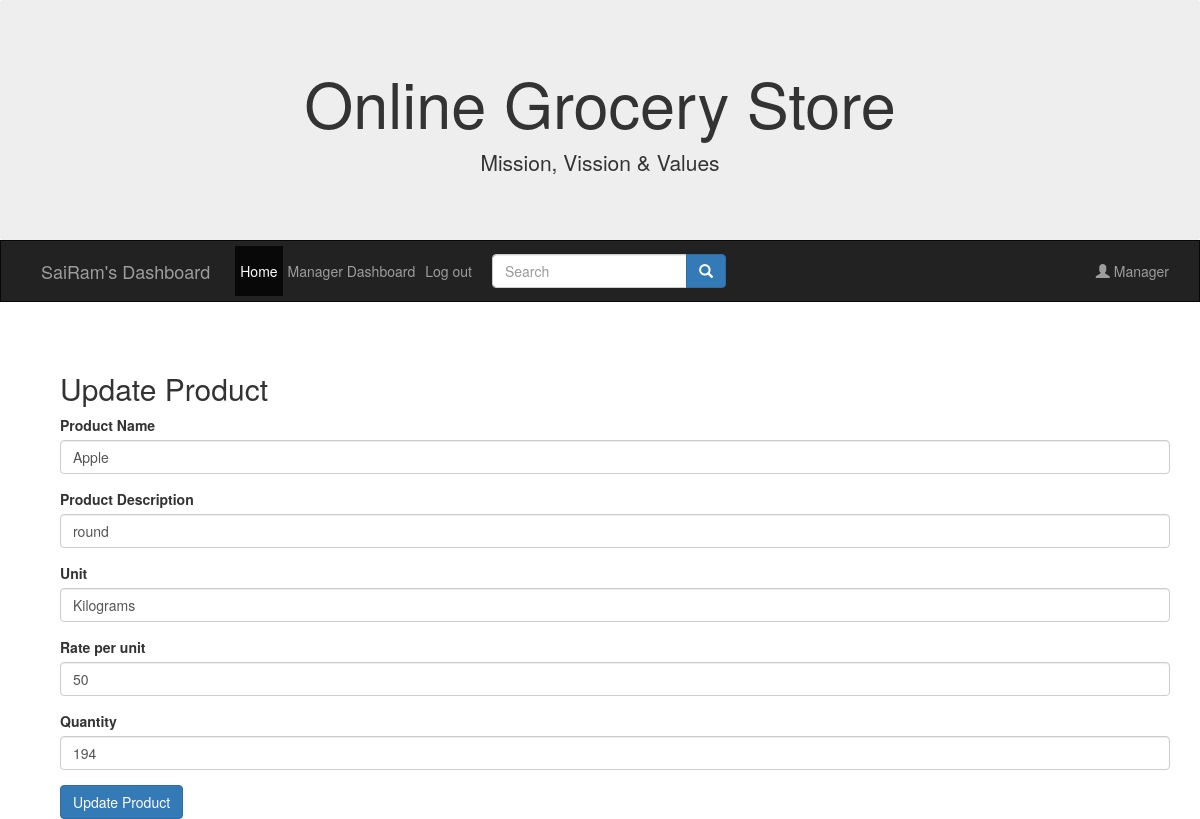
Screenshot of /update_product/1 (signed in) with the database file from the repository.
### website/models.py (models this page shows, shortened)
class User(db.Model, UserMixin):
    __tablename__ = 'user'
    id = db.Column(db.Integer, primary_key=True)
    email = db.Column(db.String(150), unique=True)
    password = db.Column(db.String(150))
    first_name = db.Column(db.String(150))
    category = db.relationship('Category')
    roles = db.relationship('Role', secondary=roles_users, backref='roled')

class Role(db.Model, RoleMixin):
    __tablename__ = 'role'
    id = db.Column(db.Integer(), primary_key=True)
    name = db.Column(db.String(80), unique=True)

class Products(db.Model):
    __tablename__ = 'products'
    id = db.Column(db.Integer, primary_key=True)
    name = db.Column(db.String, nullable=False)
    description = db.Column(db.String(100), nullable=False)
    unit = db.Column(db.String, nullable=False)
    rate_unit = db.Column(db.Integer, nullable=False)
    quantity = db.Column(db.Integer, nullable=False)
    quantity_sold = db.Column(db.Integer, default=0)
    category_id = db.Column(db.String, db.ForeignKey('category.category_id'), nullable=False)
    user_id = db.Column(db.Integer, db.ForeignKey('user.id'), nullable=False)

### website/views.py (the view, shortened to what this page needs)
@views.route('/update_product/<int:product_id>', methods=['GET', 'POST'])
@login_required
def update_product(product_id):
    product = Products.query.get(product_id)
    if not product:
        flash('Product not found', 'danger')
        return redirect(url_for('views.display_categories'))
    return render_template('update_product.html', product=product, user=current_user)

### website/templates/update_product.html
{% extends "base.html" %} {% block title %}Home{% endblock %} {% block content
    %}
<div class="container">
    <h2>Update Product</h2>
    <form method="POST" action="{{ url_for('views.update_product', product_id=product.id) }}">
      <div class="form-group">
        <label for="product_name">Product Name</label>
        <input type="text" class="form-control" id="product_name" name="product_name" value="{{ product.name }}">
      </div>
      <div class="form-group">
        <label for="product_description">Product Description</label>
        <input type="text" class="form-control" id="product_description" name="product_description" value="{{ product.description }}">
      </div>
      <div class="form-group">
        <label for="unit">Unit</label>
        <input type="text" class="form-control" id="unit" name="unit" value="{{ product.unit }}">
      </div>
      <div class="form-group">
        <label for="rate_unit">Rate per unit</label>
        <input type="number" class="form-control" id="rate_unit" name="rate_unit" value="{{ product.rate_unit }}">
      </div>
      <div class="form-group">
        <label for="quantity">Quantity</label>
        <input type="number" class="form-control" id="quantity" name="quantity" value="{{ product.quantity }}">
      </div>
      <button type="submit" class="btn btn-primary">Update Product</button>
    </form>
  </div>
    {% endblock %}

### website/templates/base.html (shortened to what this page needs)
<!DOCTYPE html>
<html>
  <head>
    <link
      rel="stylesheet"
      href="https://stackpath.bootstrapcdn.com/bootstrap/4.4.1/css/bootstrap.min.css"
    />
    <link
      rel="stylesheet"
      href="https://stackpath.bootstrapcdn.com/font-awesome/4.7.0/css/font-awesome.min.css"
    />
    <link
      rel="stylesheet"
      href="https://maxcdn.bootstrapcdn.com/bootstrap/3.4.1/css/bootstrap.min.css"
    />
  </head>
  <body>
    <div class="jumbotron">
      <div class="container text-center">
        <h1>Online Grocery Store</h1>
        <p>Mission, Vission & Values</p>
      </div>
    </div>
    <nav class="navbar navbar-expand-lg navbar-inverse">
      <div class="container-fluid">
        <div class="collapse navbar-collapse" id="myNavbar">
          {% if user.is_authenticated %}
          <ul class="nav navbar-nav">
            <a class="navbar-brand" href="#"
              >{{ user.first_name }}'s Dashboard</a
            >
            <li class="nav-item active">
              <a class="nav-link" href="/">Home</a>
            </li>
            {% for role in user.roles %} {% if role.name == 'manager' %}
            <li class="nav-item">
              <a
                class="nav-link"
                href="{{ url_for('views.manager_dashboard') }}"
                >Manager Dashboard</a
              >
            </li>
            {% else %}
            <li class="nav-item">
              <a class="nav-link" href="/profile">Profile</a>
            </li>
            {% endif %} {% endfor %}
            <li class="nav-item">
              <a class="nav-link" href="/logout">Log out</a>
            </li>
          </ul>
          <form
            class="navbar-form navbar-left"
            action="{{ url_for('views.search') }}"
            method="GET"
          >
            <div class="input-group">
              <input
                type="text"
                class="form-control"
                placeholder="Search"
                name="query"
              />
              <div class="input-group-btn">
                <button class="btn btn-primary" type="submit">
                  <i class="glyphicon glyphicon-search"></i>
                </button>
              </div>
            </div>
          </form>
          <ul class="nav navbar-nav navbar-right">
            {% for role in user.roles %} {% if role.name == 'manager' %}
            <li class="nav-item">
              <a class="nav-link" href="/process_selection">
                <span class="glyphicon glyphicon-user"></span> Manager
              </a>
            </li>
            {% else %}
            <li class="nav-item">
              <a class="nav-link" href="/cart">
                <span class="glyphicon glyphicon-shopping-cart"></span> Cart
              </a>
            </li>
            {% endif %} {% endfor %}
          </ul>
          {% endif %}
        </div>
      </div>
    </nav>
    <div class="container">{% block content %} {% endblock %}</div>
  </body>
</html>

### website/templates/base.html (style rules this page uses)
.navbar { margin-bottom: 50px; border-radius: 0; }
.jumbotron { margin-bottom: 0; }

### rows the page displays
User: first_name "SaiRam"
Role: name "manager" (drawn)
Products: product_name "Apple", product_description "round", unit "Kilograms", rate_unit "50", quantity "194"
